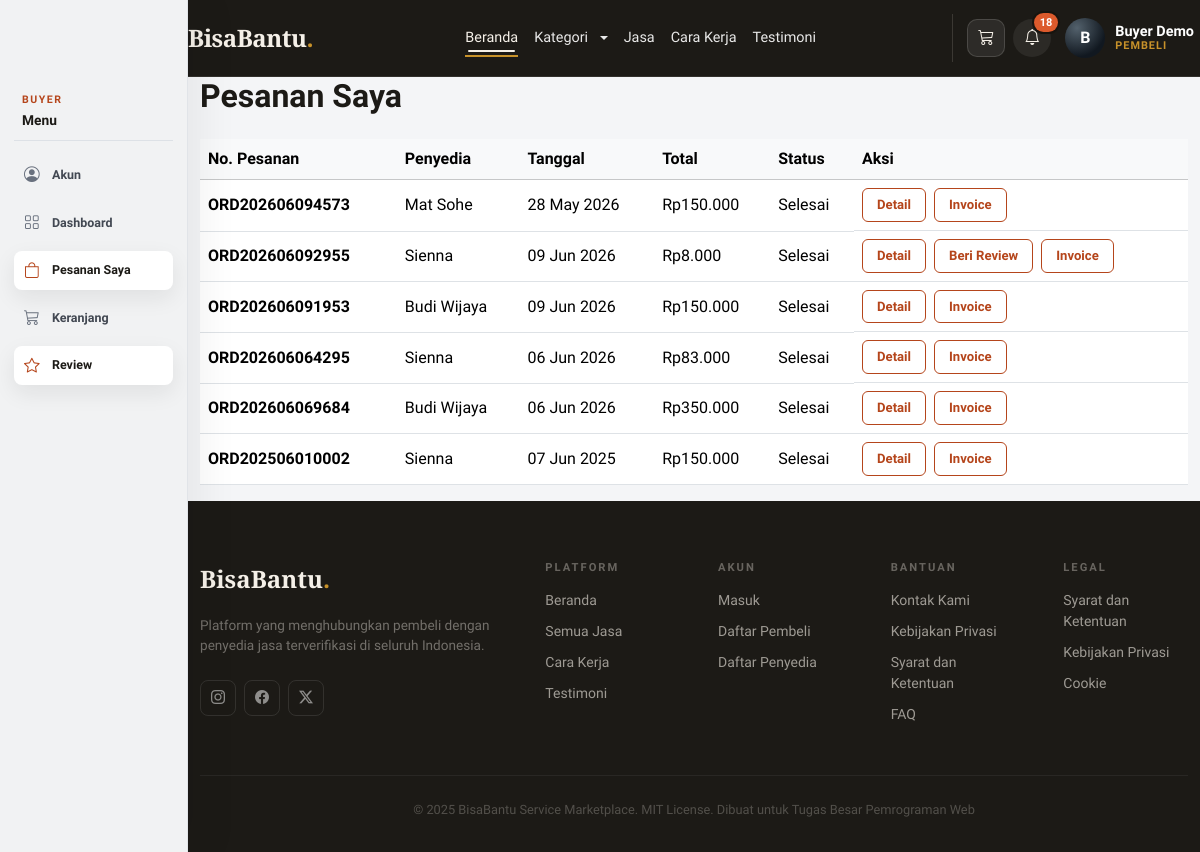
/index.php?page=orders (signed in), run on an earlier commit of the app's database.
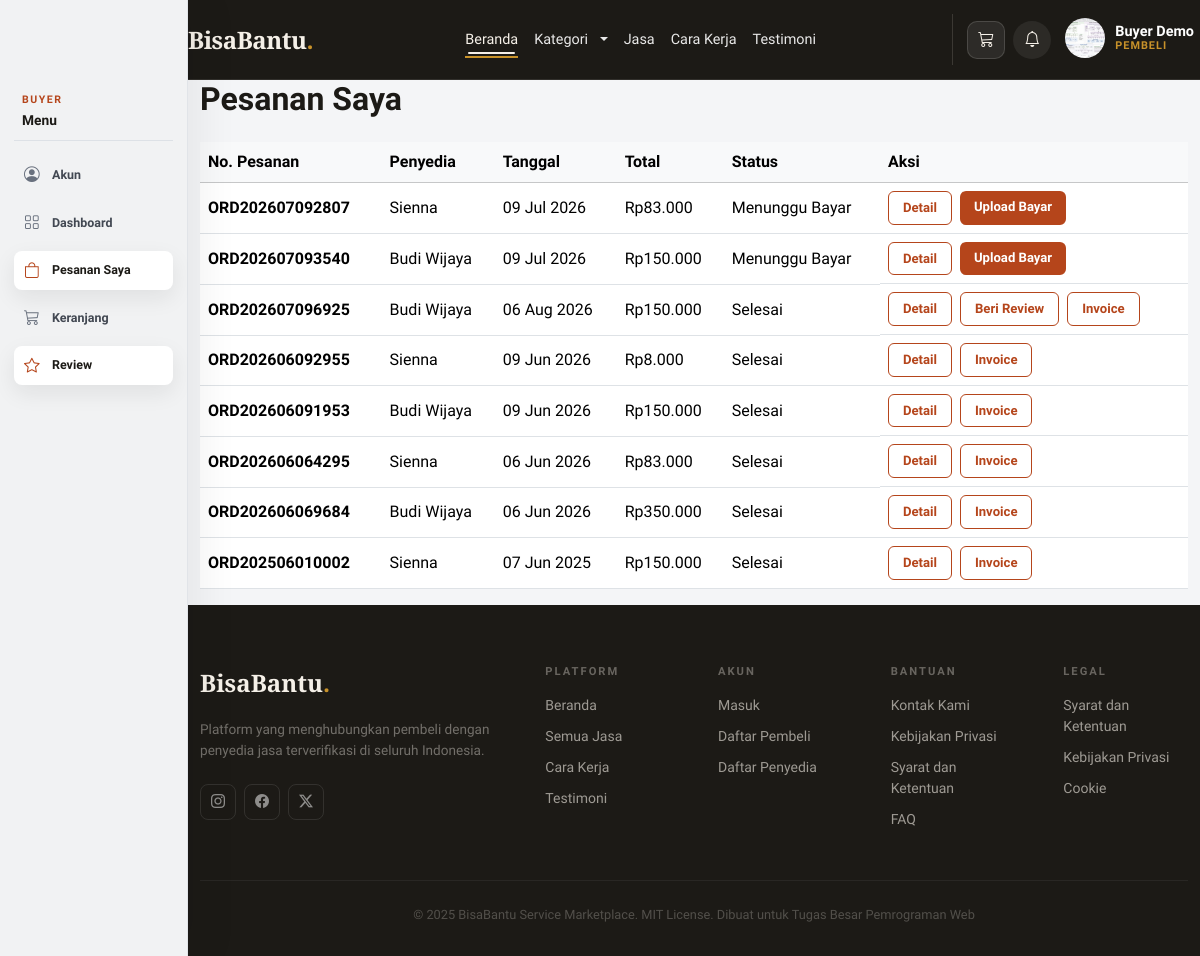
And on a later commit of the database.
### tables this page shows
CREATE TABLE `orders` (
  `id` int NOT NULL AUTO_INCREMENT,
  `buyer_id` int NOT NULL,
  `provider_id` int NOT NULL,
  `order_number` varchar(20) NOT NULL,
  `total_price` decimal(12,2) NOT NULL,
  `quantity` int NOT NULL DEFAULT '1',
  `service_date` date NOT NULL,
  `service_address` text NOT NULL,
  `status` enum('pending','waiting_payment','paid','accepted','in_progress','completed','cancelled') NOT NULL DEFAULT 'pending',
  `notes` text,
  `created_at` timestamp NOT NULL DEFAULT CURRENT_TIMESTAMP,
  `updated_at` timestamp NOT NULL DEFAULT CURRENT_TIMESTAMP ON UPDATE CURRENT_TIMESTAMP,
  PRIMARY KEY (`id`),
  UNIQUE KEY `order_number` (`order_number`),
  KEY `buyer_id` (`buyer_id`),
  KEY `provider_id` (`provider_id`),
  CONSTRAINT `orders_ibfk_1` FOREIGN KEY (`buyer_id`) REFERENCES `users` (`id`) ON DELETE RESTRICT,
  CONSTRAINT `orders_ibfk_2` FOREIGN KEY (`provider_id`) REFERENCES `users` (`id`) ON DELETE RESTRICT
);

CREATE TABLE `users` (
  `id` int NOT NULL AUTO_INCREMENT,
  `name` varchar(100) NOT NULL,
  `email` varchar(100) NOT NULL,
  `password` varchar(255) NOT NULL,
  `role` enum('buyer','provider','admin') NOT NULL,
  `is_verified` tinyint(1) DEFAULT '0',
  `phone` varchar(20) DEFAULT NULL,
  `address` text,
  `remember_token` varchar(255) DEFAULT NULL,
  `profile_photo` varchar(255) DEFAULT NULL,
  `created_at` timestamp NOT NULL DEFAULT CURRENT_TIMESTAMP,
  `updated_at` timestamp NOT NULL DEFAULT CURRENT_TIMESTAMP ON UPDATE CURRENT_TIMESTAMP,
  PRIMARY KEY (`id`),
  UNIQUE KEY `email` (`email`)
);

### src/helpers/functions.php (called while the page is built, shortened)
<?php
function base_url($path = '') {
    $scheme = (!empty($_SERVER['HTTPS']) && $_SERVER['HTTPS'] !== 'off') ? 'https' : 'http';
    $host = $_SERVER['HTTP_HOST'] ?? 'localhost';
    $scriptDir = rtrim(dirname($_SERVER['SCRIPT_NAME']), '/\\');
    $base = $scheme . '://' . $host . $scriptDir;
    return rtrim($base, '/\\') . '/' . ltrim($path, '/\\');
}
function e($value) {
    return htmlspecialchars($value, ENT_QUOTES, 'UTF-8');
}
function format_rupiah($amount) {
    return 'Rp' . number_format((float) $amount, 0, ',', '.');
}
function order_status_info($status) {
    $map = [
        'pending' => ['Menunggu', 'pending'],
        'waiting_payment' => ['Menunggu Bayar', 'pending'],
        'paid' => ['Dibayar', 'active'],
        'accepted' => ['Diterima', 'active'],
        'in_progress' => ['Diproses', 'active'],
        'completed' => ['Selesai', 'verified'],
        'cancelled' => ['Dibatalkan', 'inactive'],
    ];
    return $map[$status] ?? ['Unknown', 'pending'];
}

### src/models/NotificationModel.php (called while the page is built, shortened)
<?php
class NotificationModel {
    private $pdo;
    public function __construct($pdo) {
        $this->pdo = $pdo;
    }
    public function getUnreadByUser($user_id) {
        $stmt = $this->pdo->prepare('SELECT * FROM notifications WHERE user_id = ? AND is_read = 0 ORDER BY created_at DESC');
        $stmt->execute([$user_id]);
        return $stmt->fetchAll();
    }
}

### src/models/OrderModel.php (called while the page is built, shortened)
<?php
class OrderModel {
    private $pdo;
    public function __construct($pdo) {
        $this->pdo = $pdo;
    }
    public function getByBuyer($buyer_id) {
        $stmt = $this->pdo->prepare('
            SELECT o.*, u.name as provider_name
            FROM orders o
            JOIN users u ON o.provider_id = u.id
            WHERE o.buyer_id = ?
            ORDER BY o.created_at DESC
        ');
        $stmt->execute([$buyer_id]);
        return $stmt->fetchAll();
    }
}

### src/models/InvoiceModel.php (called while the page is built, shortened)
<?php
class InvoiceModel {
    private $pdo;
    public function __construct($pdo) {
        $this->pdo = $pdo;
    }
    public function getByOrderId($orderId) {
        $stmt = $this->pdo->prepare('SELECT * FROM invoices WHERE order_id = ? ORDER BY id DESC LIMIT 1');
        $stmt->execute([(int) $orderId]);
        return $stmt->fetch();
    }
}

### src/models/ReviewModel.php (called while the page is built, shortened)
<?php
class ReviewModel {
    private $pdo;
    public function __construct($pdo) {
        $this->pdo = $pdo;
    }
    public function checkExists($order_id) {
        $stmt = $this->pdo->prepare('SELECT id FROM reviews WHERE order_id = ?');
        $stmt->execute([$order_id]);
        return $stmt->fetch() ? true : false;
    }
}

### src/models/PaymentModel.php (called while the page is built, shortened)
<?php
class PaymentModel {
    private $pdo;
    public function __construct($pdo) {
        $this->pdo = $pdo;
    }
    public function hasPendingForOrder($order_id) {
        $stmt = $this->pdo->prepare('SELECT id FROM payments WHERE order_id = ? AND status = "pending" LIMIT 1');
        $stmt->execute([(int) $order_id]);
        return $stmt->fetch() ? true : false;
    }
}

### src/views/buyer/orders.php (the view)
<?php
require_once __DIR__ . '/../../models/OrderModel.php';
require_once __DIR__ . '/../../models/InvoiceModel.php';
require_once __DIR__ . '/../../models/ReviewModel.php';
require_once __DIR__ . '/../../models/PaymentModel.php';
$orderModel = new OrderModel($pdo);
$invoiceModel = new InvoiceModel($pdo);
$reviewModel = new ReviewModel($pdo);
$paymentModel = new PaymentModel($pdo);
$orders = $orderModel->getByBuyer($_SESSION['user']['id']);
$invoiceAllowedStatuses = ['paid', 'accepted', 'in_progress', 'completed'];
?>
<div class="container">
    <h2 class="fw-bold mb-4">Pesanan Saya</h2>
    <div class="table-responsive">
        <table class="table table-hover align-middle">
            <thead class="table-light">
                <tr>
                    <th>No. Pesanan</th>
                    <th>Penyedia</th>
                    <th>Tanggal</th>
                    <th>Total</th>
                    <th>Status</th>
                    <th>Aksi</th>
                </tr>
            </thead>
            <tbody>
                <?php if (empty($orders)): ?>
                    <tr><td colspan="6" class="text-center text-muted py-4">Belum ada pesanan.</td></tr>
                <?php else: ?>
                    <?php foreach ($orders as $order): ?>
                        <?php [$statusLabel, $statusClass] = order_status_info($order['status']); ?>
                        <?php $invoice = $invoiceModel->getByOrderId($order['id']); ?>
                        <?php $hasPendingPayment = $paymentModel->hasPendingForOrder($order['id']); ?>
                        <tr>
                            <td><strong><?= e($order['order_number']) ?></strong></td>
                            <td><?= e($order['provider_name']) ?></td>
                            <td><?= e(date('d M Y', strtotime($order['service_date']))) ?></td>
                            <td><?= e(format_rupiah($order['total_price'])) ?></td>
                            <td><span class="status-badge <?= e($statusClass) ?>"><?= e($statusLabel) ?></span></td>
                            <td class="d-flex gap-2 flex-wrap">
                                <a href="<?= base_url('index.php?page=order_detail&id=' . (int) $order['id']) ?>" class="btn btn-sm btn-outline-custom">Detail</a>
                                <?php if ($order['status'] === 'waiting_payment' && !$hasPendingPayment): ?>
                                    <a href="<?= base_url('index.php?page=upload_payment&id=' . (int) $order['id']) ?>" class="btn btn-sm btn-primary-custom">Upload Bayar</a>
                                <?php elseif ($order['status'] === 'waiting_payment' && $hasPendingPayment): ?>
                                    <span class="btn btn-sm btn-outline-secondary disabled">Menunggu Verifikasi</span>
                                <?php elseif ($order['status'] === 'completed' && !$reviewModel->checkExists($order['id'])): ?>
                                    <a href="<?= base_url('index.php?page=review_form&order_id=' . (int) $order['id']) ?>" class="btn btn-sm btn-outline-custom">Beri Review</a>
                                <?php endif; ?>
                                <?php if ($invoice || in_array($order['status'], $invoiceAllowedStatuses, true)): ?>
                                    <a href="<?= base_url('index.php?page=invoice&id=' . (int) $order['id']) ?>" class="btn btn-sm btn-outline-custom">Invoice</a>
                                <?php endif; ?>
                            </td>
                        </tr>
                    <?php endforeach; ?>
                <?php endif; ?>
            </tbody>
        </table>
    </div>
</div>

### src/views/layout/header.php (shortened to what the changed rows need)
<?php
function asset_url($path) {
    $absolutePath = __DIR__ . '/../../' . ltrim($path, '/');
    $version = is_file($absolutePath) ? filemtime($absolutePath) : time();
    return base_url($path . '?v=' . $version);
}
?>
<!DOCTYPE html>
<html lang="id">
<head>
    <link href="https://cdn.jsdelivr.net/npm/bootstrap@5.3.3/dist/css/bootstrap.min.css" rel="stylesheet">
    <link rel="stylesheet" href="https://cdn.jsdelivr.net/npm/bootstrap-icons@1.11.3/font/bootstrap-icons.min.css">
    <link rel="stylesheet" href="https://cdnjs.cloudflare.com/ajax/libs/font-awesome/6.0.0-beta3/css/all.min.css">
    <link rel="stylesheet" href="<?= asset_url('src/assets/css/main.css') ?>">
    <link rel="stylesheet" href="<?= asset_url('src/assets/css/auth-modal.css') ?>">
    <link rel="stylesheet" href="<?= asset_url('src/assets/css/footer.css') ?>">
    <link rel="stylesheet" href="<?= asset_url('src/assets/css/animations.css') ?>">
    <?php if (isset($dashboard_css) && $dashboard_css === 'admin'): ?>
        <link rel="stylesheet" href="<?= asset_url('src/assets/css/dashboard_admin.css') ?>">
    <?php elseif (isset($dashboard_css) && $dashboard_css === 'buyer'): ?>
        <link rel="stylesheet" href="<?= asset_url('src/assets/css/dashboard_buyer.css') ?>">
    <?php elseif (isset($dashboard_css) && $dashboard_css === 'seller'): ?>
        <link rel="stylesheet" href="<?= asset_url('src/assets/css/dashboard_seller.css') ?>">
    <?php endif; ?>
</head>
<?php
$page = $page ?? ($_GET['page'] ?? 'home');
$currentPage = $page;
?>
<body class="page-enter <?= isset($_SESSION['user']) ? 'user-logged-in' : '' ?> <?= isset($_SESSION['user']['role']) ? 'role-' . e($_SESSION['user']['role']) : '' ?> <?= (isset($_SESSION['user']) && !in_array($page, ['home', 'services'], true)) ? 'has-role-sidebar' : '' ?>">
<?php
$isLoggedIn = isset($_SESSION['user']);
$userRole = $_SESSION['user']['role'] ?? null;
$roleLabels = [
    'buyer' => 'Pembeli',
    'provider' => 'Penyedia',
    'admin' => 'Admin',
];
$roleKey = is_string($userRole) ? $userRole : '';
$roleLabel = $roleLabels[$roleKey] ?? 'Akun';
$userName = $_SESSION['user']['name'] ?? 'Pengguna';
$userInitial = strtoupper(substr($userName, 0, 1));
$profilePhotoPath = $_SESSION['user']['profile_photo'] ?? '';
$profilePhotoExists = $profilePhotoPath && is_file(__DIR__ . '/../../../' . ltrim($profilePhotoPath, '/'));
$profilePhotoStyle = $profilePhotoExists ? "background-image: url('" . e(base_url($profilePhotoPath)) . "');" : '';
$adminPendingVerify = 0;
$adminPendingPayments = 0;
$providerOrderCount = 0;
$unreadNotifications = [];
if ($isLoggedIn) {
    require_once __DIR__ . '/../../models/NotificationModel.php';
    $headerNotificationModel = new NotificationModel($pdo);
    $unreadNotifications = $headerNotificationModel->getUnreadByUser($_SESSION['user']['id']);
}
$activeSideNav = $isLoggedIn && isset($sideNav[$userRole]) ? $sideNav[$userRole] : [];
?>
<nav class="navbar navbar-expand-lg navbar-custom navbar-dark sticky-top role-header role-header-<?= e($userRole ?? 'guest') ?>">
    <div class="container role-header-container">
        <div class="collapse navbar-collapse" id="navbarMain">
            <div class="d-none d-lg-flex gap-2 align-items-center role-actions">
                <?php if (isset($_SESSION['user'])): ?>
                    <a href="<?= base_url('index.php?page=notification') ?>" class="header-icon-btn" aria-label="Notifikasi<?= count($unreadNotifications) > 0 ? ' (' . count($unreadNotifications) . ' belum dibaca)' : '' ?>">
                        <i class="bi bi-bell"></i>
                        <?php if (count($unreadNotifications) > 0): ?><span class="header-icon-badge"><?= count($unreadNotifications) ?></span><?php endif; ?>
                    </a>
                    <div class="profile-dropdown-wrapper">
                        <a href="#" class="role-profile">
                            <span class="role-profile-avatar" style="<?= $profilePhotoStyle ?>"><?= $profilePhotoExists ? '' : e($userInitial) ?></span>
                            <span class="role-profile-copy">
                                <strong><?= e($userName) ?></strong>
                                <small><?= e($roleLabel) ?></small>
                            </span>
                        </a>
                    </div>
                <?php else: ?>
                    <button type="button" class="btn btn-outline-custom btn-login" onclick="openAuthModal('login')">Masuk</button>
                    <button type="button" class="btn btn-primary-custom btn-register" onclick="openAuthModal('register')">Daftar</button>
                <?php endif; ?>
            </div>
        </div>
    </div>
</nav>
<?php if ($isLoggedIn && !in_array($page, ['home', 'services'], true)): ?>
    <aside class="role-sidebar" aria-label="Navigasi fitur <?= e($roleLabel) ?>">
        <nav class="role-sidebar-nav">
            <?php foreach ($activeSideNav as $index => $item): ?>
                <?php
                $itemQuery = parse_url($item['href'], PHP_URL_QUERY) ?? '';
                parse_str($itemQuery, $itemParams);
                $itemPage = $itemParams['page'] ?? null;
                $isActiveSideNav = $itemPage === $currentPage;
                ?>
                <a class="<?= $isActiveSideNav ? 'active' : '' ?>" href="<?= e($item['href']) ?>">
                    <i class="bi <?= e($item['icon']) ?>"></i>
                    <span><?= e($item['label']) ?></span>
                </a>
            <?php endforeach; ?>
        </nav>
    </aside>
<?php endif; ?>

What changed in the data, as far as the page shows it:
removed orders: order_number "ORD202606094573", provider.name "Mat Sohe", service_date "28 May 2026", total_price "Rp150.000", statusLabel "Selesai"
added orders: order_number "ORD202607092807", provider.name "Sienna", service_date "09 Jul 2026", total_price "Rp83.000", statusLabel "Menunggu Bayar"
added orders: order_number "ORD202607093540", provider.name "Budi Wijaya", service_date "09 Jul 2026", total_price "Rp150.000", statusLabel "Menunggu Bayar"
added orders: order_number "ORD202607096925", provider.name "Budi Wijaya", service_date "06 Aug 2026", total_price "Rp150.000", statusLabel "Selesai"
shown differently, row unchanged: orders "ORD202606092955": no longer shows "Beri Review"
Also different on the page:
count($unreadNotifications): "18" → (not shown)
$userInitial: "B" → (not shown)
